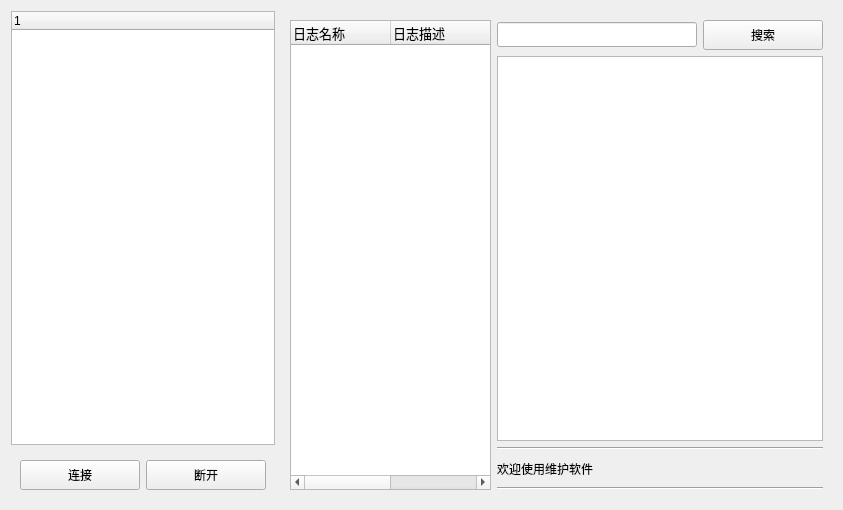
<?xml version="1.0" encoding="UTF-8"?>
<ui version="4.0">
 <class>FormLogftp</class>
 <widget class="QWidget" name="FormLogftp">
  <property name="geometry">
   <rect>
    <x>0</x>
    <y>0</y>
    <width>843</width>
    <height>510</height>
   </rect>
  </property>
  <property name="windowTitle">
   <string>Form</string>
  </property>
  <layout class="QGridLayout" name="gridLayout_2" columnstretch="1,3">
   <item row="0" column="0">
    <widget class="QTreeWidget" name="treeWidget">
     <column>
      <property name="text">
       <string notr="true">1</string>
      </property>
     </column>
    </widget>
   </item>
   <item row="0" column="1" rowspan="2">
    <widget class="QWidget" name="widget" native="true">
     <layout class="QGridLayout" name="gridLayout" columnstretch="1,1,1">
      <item row="0" column="0" rowspan="5">
       <widget class="QTreeWidget" name="treeWidget_log">
        <property name="font">
         <font>
          <pointsize>10</pointsize>
         </font>
        </property>
        <property name="autoExpandDelay">
         <number>0</number>
        </property>
        <column>
         <property name="text">
          <string>日志名称</string>
         </property>
        </column>
        <column>
         <property name="text">
          <string>日志描述</string>
         </property>
        </column>
        <column>
         <property name="text">
          <string>日志大小</string>
         </property>
        </column>
        <column>
         <property name="text">
          <string>修改时间</string>
         </property>
        </column>
       </widget>
      </item>
      <item row="0" column="1">
       <widget class="QLineEdit" name="lineEdit_searchStr">
        <property name="minimumSize">
         <size>
          <width>0</width>
          <height>25</height>
         </size>
        </property>
       </widget>
      </item>
      <item row="0" column="2">
       <widget class="QToolButton" name="pushButton_Search">
        <property name="minimumSize">
         <size>
          <width>120</width>
          <height>30</height>
         </size>
        </property>
        <property name="text">
         <string>搜索</string>
        </property>
       </widget>
      </item>
      <item row="1" column="1" colspan="2">
       <widget class="QTextEdit" name="textEdit_log"/>
      </item>
      <item row="2" column="1" colspan="2">
       <widget class="Line" name="line">
        <property name="orientation">
         <enum>Qt::Horizontal</enum>
        </property>
       </widget>
      </item>
      <item row="3" column="1" colspan="2">
       <widget class="QLabel" name="label_warings">
        <property name="minimumSize">
         <size>
          <width>0</width>
          <height>25</height>
         </size>
        </property>
        <property name="text">
         <string>欢迎使用维护软件</string>
        </property>
       </widget>
      </item>
      <item row="4" column="1" colspan="2">
       <widget class="Line" name="line_2">
        <property name="orientation">
         <enum>Qt::Horizontal</enum>
        </property>
       </widget>
      </item>
     </layout>
    </widget>
   </item>
   <item row="1" column="0">
    <widget class="QWidget" name="widget_2" native="true">
     <layout class="QGridLayout" name="gridLayout_3">
      <item row="0" column="0">
       <widget class="QToolButton" name="tb_connect">
        <property name="minimumSize">
         <size>
          <width>120</width>
          <height>30</height>
         </size>
        </property>
        <property name="text">
         <string>连接</string>
        </property>
       </widget>
      </item>
      <item row="0" column="1">
       <widget class="QToolButton" name="tb_close">
        <property name="minimumSize">
         <size>
          <width>120</width>
          <height>30</height>
         </size>
        </property>
        <property name="text">
         <string>断开</string>
        </property>
       </widget>
      </item>
     </layout>
    </widget>
   </item>
  </layout>
 </widget>
 <resources/>
 <connections/>
</ui>
